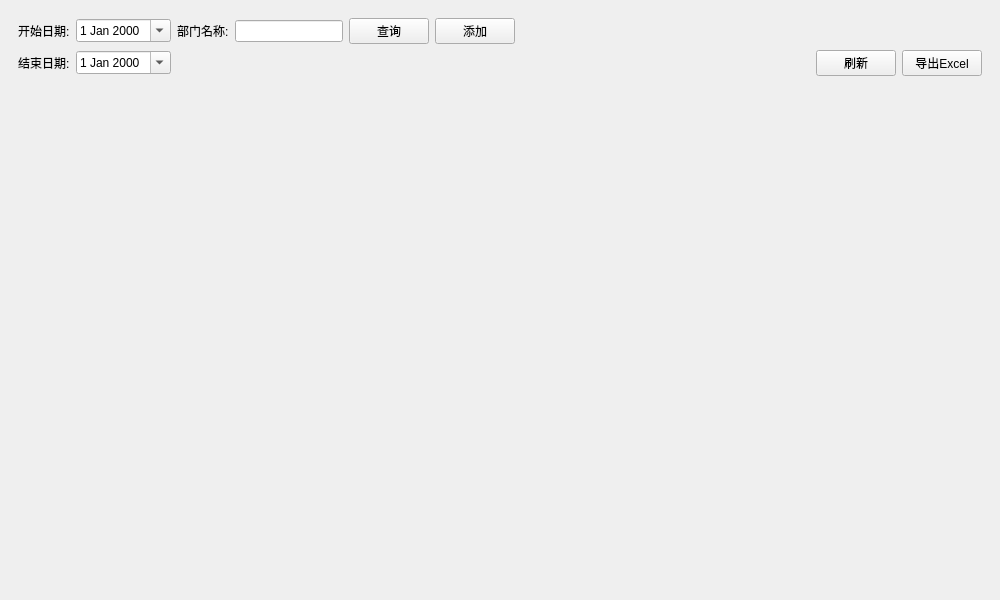
<?xml version="1.0" encoding="UTF-8"?>
<ui version="4.0">
 <class>FrmDepartmentTable</class>
 <widget class="QWidget" name="FrmDepartmentTable">
  <property name="geometry">
   <rect>
    <x>0</x>
    <y>0</y>
    <width>1000</width>
    <height>600</height>
   </rect>
  </property>
  <property name="windowTitle">
   <string>Form</string>
  </property>
  <layout class="QGridLayout" name="gridLayout_3">
   <property name="leftMargin">
    <number>0</number>
   </property>
   <property name="topMargin">
    <number>0</number>
   </property>
   <property name="rightMargin">
    <number>0</number>
   </property>
   <property name="bottomMargin">
    <number>0</number>
   </property>
   <item row="0" column="0">
    <widget class="QStackedWidget" name="stackedWidget">
     <property name="currentIndex">
      <number>0</number>
     </property>
     <widget class="QWidget" name="page">
      <layout class="QGridLayout" name="gridLayout_2" rowstretch="1,9">
       <item row="0" column="0">
        <widget class="QWidget" name="widget" native="true">
         <layout class="QGridLayout" name="gridLayout">
          <item row="0" column="3">
           <widget class="QLineEdit" name="editName">
            <property name="sizePolicy">
             <sizepolicy hsizetype="Minimum" vsizetype="Fixed">
              <horstretch>0</horstretch>
              <verstretch>0</verstretch>
             </sizepolicy>
            </property>
           </widget>
          </item>
          <item row="1" column="8">
           <widget class="QPushButton" name="btnExport">
            <property name="sizePolicy">
             <sizepolicy hsizetype="Minimum" vsizetype="Fixed">
              <horstretch>0</horstretch>
              <verstretch>0</verstretch>
             </sizepolicy>
            </property>
            <property name="toolTip">
             <string>导出Excel</string>
            </property>
            <property name="text">
             <string>导出Excel</string>
            </property>
            <property name="icon">
             <iconset resource="../../main.qrc">
              <normaloff>:/image/excel.png</normaloff>:/image/excel.png</iconset>
            </property>
           </widget>
          </item>
          <item row="0" column="0">
           <widget class="QLabel" name="label">
            <property name="text">
             <string>开始日期:</string>
            </property>
           </widget>
          </item>
          <item row="0" column="4">
           <widget class="QPushButton" name="btnQuery">
            <property name="text">
             <string>查询</string>
            </property>
           </widget>
          </item>
          <item row="0" column="5">
           <widget class="QPushButton" name="btnAdd">
            <property name="text">
             <string>添加</string>
            </property>
           </widget>
          </item>
          <item row="0" column="2">
           <widget class="QLabel" name="label_3">
            <property name="text">
             <string>部门名称:</string>
            </property>
           </widget>
          </item>
          <item row="1" column="0">
           <widget class="QLabel" name="label_2">
            <property name="text">
             <string>结束日期:</string>
            </property>
           </widget>
          </item>
          <item row="0" column="6">
           <spacer name="horizontalSpacer_2">
            <property name="orientation">
             <enum>Qt::Horizontal</enum>
            </property>
            <property name="sizeHint" stdset="0">
             <size>
              <width>40</width>
              <height>20</height>
             </size>
            </property>
           </spacer>
          </item>
          <item row="1" column="7">
           <widget class="QPushButton" name="btnRefresh">
            <property name="toolTip">
             <string>刷新</string>
            </property>
            <property name="text">
             <string>刷新</string>
            </property>
            <property name="icon">
             <iconset resource="../../main.qrc">
              <normaloff>:/image/刷新.png</normaloff>:/image/刷新.png</iconset>
            </property>
           </widget>
          </item>
          <item row="0" column="1">
           <widget class="QDateEdit" name="dateStart">
            <property name="calendarPopup">
             <bool>true</bool>
            </property>
           </widget>
          </item>
          <item row="1" column="1">
           <widget class="QDateEdit" name="dateEnd">
            <property name="calendarPopup">
             <bool>true</bool>
            </property>
           </widget>
          </item>
         </layout>
        </widget>
       </item>
       <item row="1" column="0">
        <widget class="GbsTableWidget" name="tableWidget" native="true"/>
       </item>
      </layout>
     </widget>
     <widget class="QWidget" name="page_2">
      <layout class="QGridLayout" name="gridLayout_4"/>
     </widget>
    </widget>
   </item>
  </layout>
 </widget>
 <customwidgets>
  <customwidget>
   <class>GbsTableWidget</class>
   <extends>QWidget</extends>
   <header>gbstablewidget.h</header>
   <container>1</container>
  </customwidget>
 </customwidgets>
 <resources>
  <include location="../../main.qrc"/>
 </resources>
 <connections/>
</ui>
